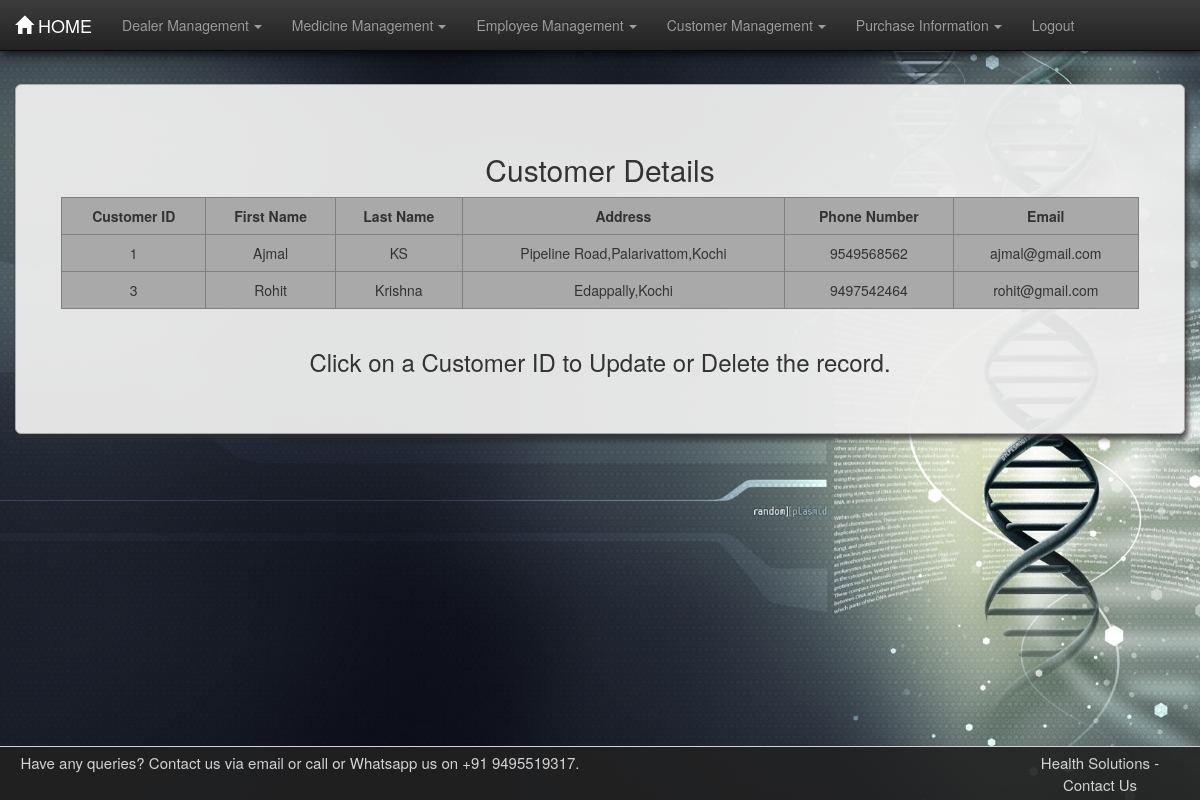
Screenshot of /medapp/custtable/ with the database file from the repository.
### medapp/models.py (models this page shows, shortened)
class Customer(models.Model):
    fname = models.CharField(max_length=30)
    lname = models.CharField(max_length=30)
    address = models.CharField(max_length=100)
    phn_no = models.BigIntegerField()
    email = models.CharField(max_length=50)

### medapp/views.py (the view)
# urls.py: path('custtable/',custtable),
def custtable(request):
    cust = Customer.objects.all()
    dict = {"cust": cust}
    return render(request, 'custtable.html', dict)

### medapp/templates/custtable.html (shortened to what this page needs)
<!DOCTYPE html>
<html lang="en">
{% load static %}
<head>
    <link rel="stylesheet" href="{% static 'css/bootstrap.min.css' %}">
    <link rel="stylesheet" href="{% static 'css/bootstrap-theme.min.css' %}">
    <link rel="stylesheet" href="{% static 'css/style.css' %}">
</head>
<body>
<nav class="navbar navbar-inverse navbar-fixed-top">
    <div class="container-fluid">
        <div class="navbar-header">
            <a href="/medapp/home/" class="navbar-brand"><span
                    class="glyphicon glyphicon glyphicon-home"></span>&nbsp;HOME</a>
        </div>
        <div class="collapse navbar-collapse" id="thisnav">
            <ul class="nav navbar-nav">
                <li class="dropdown"><a href="#" class="dropdown-toggle" data-toggle="dropdown">Dealer Management<b
                        class="caret"></b></a>
                </li>
                <li class="dropdown"><a href="#" class="dropdown-toggle" data-toggle="dropdown">Medicine Management<b
                        class="caret"></b></a>
                </li>
                <li class="dropdown"><a href="#" class="dropdown-toggle" data-toggle="dropdown">Employee Management<b
                        class="caret"></b></a>
                </li>
                <li class="dropdown"><a href="#" class="dropdown-toggle" data-toggle="dropdown">Customer Management<b
                        class="caret"></b></a>
                </li>
                <li class="dropdown"><a href="#" class="dropdown-toggle" data-toggle="dropdown">Purchase Information<b
                        class="caret"></b></a>
                </li>
                 <li><a href="http://127.0.0.1:8000/medapp/login/">Logout</a></li>
            </ul>
        </div>
    </div>
</nav>
<div class="container-fluid martop7">
    <div class="jumbotron jumcust">
        <h2>Customer Details</h2>
        <div class="row">
            <div class="col-md-1">
            </div>
            <table border="1" class="col-md-10 table table-hover table-responsive">
                <tr>
                    <th>Customer ID</th>
                    <th>First Name</th>
                    <th>Last Name</th>
                    <th>Address</th>
                    <th>Phone Number</th>
                    <th>Email</th>
                </tr>
                {% for foo in cust %}
                    <tr>
                        <td class="idlink"><a href="/medapp/custformview{{ foo.id }}/">{{ foo.id }}</a></td>
                        <td>{{ foo.fname }}</td>
                        <td>{{ foo.lname }}</td>
                        <td>{{ foo.address }}</td>
                        <td>{{ foo.phn_no }}</td>
                        <td>{{ foo.email }}</td>
                    </tr>
                {% endfor %}
            </table>
        </div>
        <footer><h3>Click on a Customer ID to Update or Delete the record.</h3></footer>
    </div>
</div>
<footer id="contact" class="container-fluid text-center">
    <div class="row">
        <div class="left-footer col-lg-6">
            <span class="footer-text">Have any queries? Contact us via email or call or Whatsapp  us on +91 9495519317.</span>
        </div>
        <div class="col-lg-4"></div>
        <div class="right-footer col-lg-2">
                <span>Health Solutions</span>
            <span>-</span>
            <span class="linkto" data-toggle="modal" data-target="#modalContactForm"> Contact Us</span>
        </div>
    </div>
</footer>
</body>
</html>

### medapp/static/css/style.css (style rules this page uses)
body { background-image: url("images/bghome.jpg"); background-size: cover; background-attachment: fixed; min-height: fixed; }
.caret { margin-left: 5px; }
table { text-align: center; border-collapse: collapse; background-color: darkgray; }
th { text-align: center; }
.martop7 { margin-top: 7%; }
.jumcust { box-shadow: 3px 5px 5px rgba(47, 47, 47, 0.8); border: 1px solid darkgrey; border-radius: 0px; text-align: center; background-color: rgba(238, 238, 238, 0.95); }
.table>tbody>tr>td, .table>tbody>tr>th { border-top: none; }
a:link { text-decoration: none; color: #333; }
#contact { padding-top: 0.5rem; padding-bottom: 0.5rem; border-top: 1px solid; background-color: rgba(34, 34, 34, 0.9); color: lightgray; font-size: 1.5rem; position: fixed; left: 0; bottom: 0; width: 100%; }
.linkto { cursor: pointer; }
.navbar { box-shadow: 2px 3px 10px rgba(0, 0, 0, 0.8); }

### rows the page displays
Customer: id "1", fname "Ajmal", lname "KS", address "Pipeline Road,Palarivattom,Kochi", phn_no "9549568562", email "ajmal@gmail.com"
Customer: id "3", fname "Rohit", lname "Krishna", address "Edappally,Kochi", phn_no "9497542464", email "rohit@gmail.com"
